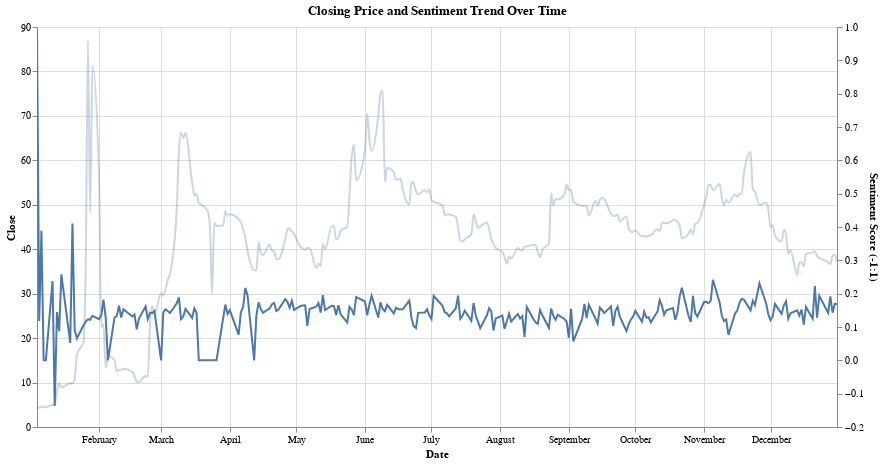

Notebook cell for this chart:
### Code cell
# Source for Layered Chart: https://altair-viz.github.io/gallery/layered_chart_with_dual_axis.html
base = alt.Chart(df_rGME_sentiment_stock).encode(
    x=alt.X('Date:T'),
    tooltip=['Date:T', 'Close:Q','compound:Q']
).properties(
    width=800,
    height=400,
    title="Closing Price and Sentiment Trend Over Time"
).interactive()

line1 = base.mark_line().encode(
    y=alt.Y('compound:Q').title("Sentiment Score (-1:1)"),
)

line2 = base.mark_line(opacity=0.3, interpolate='monotone').encode(
    y='Close:Q'
)

alt.layer(line2, line1).resolve_scale(
    y='independent'
)

### Figure 1 — Vega-Lite specification as saved in the notebook (floating-point values rounded to 4 significant figures; data arrays with more than 128 entries replaced by an {"elided": "..."} marker saying what was removed)
{"config": {"view": {"continuousWidth": 300, "continuousHeight": 300}}, "layer": [{"mark": {"type": "line", "interpolate": "monotone", "opacity": 0.3}, "encoding": {"tooltip": [{"field": "Date", "type": "temporal"}, {"field": "Close", "type": "quantitative"}, {"field": "compound", "type": "quantitative"}], "x": {"field": "Date", "type": "temporal"}, "y": {"field": "Close", "type": "quantitative"}}, "name": "view_1", "title": "Closing Price and Sentiment Trend Over Time"}, {"mark": {"type": "line"}, "encoding": {"tooltip": [{"field": "Date", "type": "temporal"}, {"field": "Close", "type": "quantitative"}, {"field": "compound", "type": "quantitative"}], "x": {"field": "Date", "type": "temporal"}, "y": {"field": "compound", "title": "Sentiment Score (-1:1)", "type": "quantitative"}}, "title": "Closing Price and Sentiment Trend Over Time"}], "data": {"name": "data-d1a73493fb09733bafc77d77350429ad"}, "height": 400, "params": [{"name": "param_2", "select": {"type": "interval", "encodings": ["x", "y"]}, "bind": "scales", "views": ["view_1"]}], "resolve": {"scale": {"y": "independent"}}, "width": 800, "$schema": "https://vega.github.io/schema/vega-lite/v5.14.1.json", "datasets": {"data-d1a73493fb09733bafc77d77350429ad": {"elided": "252 records"}}}
